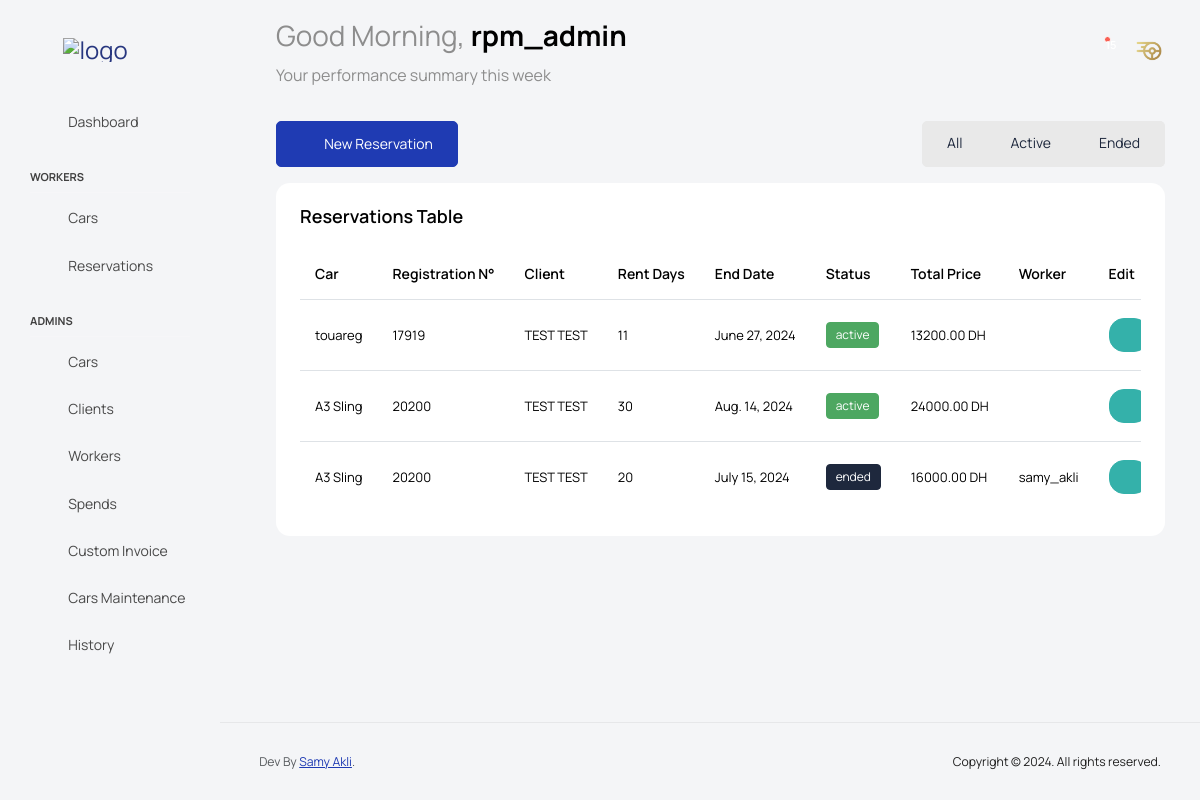
Screenshot of /reservations (signed in) with the database file from the repository.
### car_rental/models.py (models this page shows, shortened)
class Worker(models.Model):
    genders = [
        ('male','Male'),
        ('female','Female'),
    ]
    user = models.OneToOneField(User, on_delete=models.CASCADE)
    avatar = models.ImageField(upload_to='worker-profile/', null=True, blank=True)
    first_name = models.CharField(max_length=50, null=True, blank=True)
    last_name = models.CharField(max_length=50, null=True, blank=True)
    CIN = models.CharField(max_length=50, null=True, blank=True)
    birth_date = models.DateField(null=True, blank=True)
    address = models.CharField(max_length=50, null=True, blank=True)
    driver_license_number = models.CharField(max_length=50, null=True, blank=True)
    phone_number = models.CharField(max_length=50, null=True, blank=True)
    gender = models.CharField(max_length=50, choices=genders, null=True, blank=True)
    email = models.EmailField(max_length=50, null=True, blank=True)
    availability = models.BooleanField(default=True)
    created_at = models.DateTimeField(auto_now_add=True, null=True, blank=True)
    def __str__(self):
        return self.user.username

class Reservation(models.Model):
    reservation_status = {
        ('active','Active'),
        ('ended','Ended'),
    }
    parking_locations = {
        ('parking_a','Parking A'),
        ('parking_b','Parking B'),
    }
    guarantee_choices = {
        ('money','Money'),
        ('passport','Passport'),
    }
    car = models.ForeignKey(Car, on_delete=models.CASCADE)
    client = models.ForeignKey(Client, on_delete=models.CASCADE)
    start_date = models.DateField()
    end_date = models.DateField()
    livraison_location = models.CharField(max_length=50)
    livraison_time = models.TimeField(auto_now=False, auto_now_add=False)
    guarantee = models.CharField(max_length=50, choices=guarantee_choices, null=True, blank=True)
    money_guarantee = models.IntegerField(null=True, blank=True)
    start_mileage = models.IntegerField(null=True, blank=True)
    parking = models.CharField(max_length=50, choices=parking_locations, null=True, blank=True)
    availability = models.BooleanField(default=True)
    status = models.CharField(max_length=10, choices=reservation_status, default='active', null=True, blank=True)
    car_status = models.CharField(max_length=50, choices=Car.car_status, null=True, blank=True, default='rented')
    worker = models.ForeignKey(Worker, on_delete=models.PROTECT, null=True, blank=True)
    recuperation_time = models.TimeField(auto_now=False, auto_now_add=False, null=True, blank=True)
    recuperation_location = models.CharField(max_length=50, null=True, blank=True)
    end_mileage = models.IntegerField(null=True, blank=True)
    report = models.CharField(max_length=50, null=True, blank=True)
    created_at = models.DateTimeField(auto_now_add=True, null=True, blank=True)
    def total_days(self):
        if self.start_date and self.end_date:
            return (self.end_date - self.start_date).days
        return 0
    def total_amount(self):
        return self.total_days() * self.car.price_day if self.start_date and self.end_date else Decimal('0.00')

class Car(models.Model):
    car_status = [
        ('available','Available'),
        ('broke','Broke'),
        ('unavailable','Unavailable'),
        ('rented','Rented'),
    ]
    type = models.ForeignKey(Category, on_delete=models.PROTECT, null=True, blank=True)
    model = models.CharField(max_length=50)
    model_year = models.IntegerField(null=True, blank=True)
    matricule = models.CharField(max_length=50, null=False, blank=False)
    car_picture = models.ImageField(upload_to='car-pictures/', null=True, blank=True)
    price_day = models.DecimalField(max_digits=10, decimal_places=2, null=False, blank=False)
    availability = models.BooleanField(default=True)
    status = models.CharField(max_length=50, choices=car_status, default='available', null=True, blank=True)
    problems = models.CharField(max_length=500, null=True, blank=True)
    problems_picture = models.ImageField(upload_to='car-pictures/', null=True, blank=True)
    color = models.CharField(max_length=10, null=True, blank=True)
    car_power = models.IntegerField(null=True, blank=True)
    created_at = models.DateTimeField(auto_now_add=True, null=True, blank=True)
    def __str__(self):
        return f'{self.model} ({self.matricule})'

class Client(models.Model):
    genders = [
        ('male','Male'),
        ('female','Female'),
    ]
    client_picture = models.ImageField(upload_to='client-profile/', null=True, blank=True)
    first_name = models.CharField(max_length=50)
    last_name = models.CharField(max_length=50)
    CIN = models.CharField(max_length=50)
    birth_date = models.DateField()
    driver_license_number = models.CharField(max_length=50)
    gender = models.CharField(max_length=50, choices=genders)
    phone_number = models.CharField(max_length=50)
    email = models.EmailField(max_length=50, null=True, blank=True)
    address = models.CharField(max_length=50)
    passport_number = models.CharField(max_length=50, null=True, blank=True)
    passport_delivery = models.DateField(null=True, blank=True)
    availability = models.BooleanField(default=True)
    created_at = models.DateTimeField(auto_now_add=True, null=True, blank=True)
    def __str__(self):
        return f'{self.first_name} {self.last_name}'

### car_rental/views.py (the view, shortened to what this page needs)
# urls.py: path('reservations', views.reservations, name='reservations'),
@login_required
def reservations(request):
    reservations_queryset = Reservation.objects.all().order_by('-created_at')
    status = request.GET.get('status')
    if status == 'active':
        reservations_queryset = reservations_queryset.filter(status='active')
    elif status == 'ended':
        reservations_queryset = reservations_queryset.filter(status='ended')
    notifications = Notification.objects.filter(recipient=request.user).order_by('-created_at')
    unread_notifications = notifications.filter(is_read=False)
    context = {
        'reservations': reservations_queryset,
        'cars': Car.objects.all(),
        'category': Category.objects.all(),
        'clients': Client.objects.all(),
        'form': ReservationForm(),
        'workers': Worker.objects.all(),
        'notifications': notifications,
        'unread_notifications': unread_notifications,
    }
    return render(request, 'pages/reservations.html', context)

### templates/pages/reservations.html (shortened to what this page needs)
{% extends 'base.html' %}
{% block content %}
<div class="main-panel">
  <div class="content-wrapper">
    <div class="row">
      <div class="d-grid gap-2 d-md-flex justify-content-between mb-2">
        <button type="button" class="btn btn-primary btn-icon-text mb-2" data-bs-toggle="modal" data-bs-target="#exampleModal" data-bs-whatever="@mdo">
          <i class="ti-plus btn-icon-prepend"></i> New Reservation
        </button>
        <div class="btn-group mb-2" role="group" aria-label="Basic example">
          <a href="{% url 'reservations' %}" class="btn btn-light">All</a>
          <a href="?status=active" class="btn btn-light">Active</a>
          <a href="?status=ended" class="btn btn-light">Ended</a>
        </div>
      </div>
        <div class="col-lg-12 grid-margin stretch-card">
          <div class="card">
            <div class="card-body">
              <h4 class="card-title">Reservations Table</h4>
              <div class="table-responsive">
                <table class="table table-hover">
                  <thead>
                    <tr>
                      <th> Car </th>
                      <th> Registration N° </th>
                      <th> Client </th>
                      <th> Rent Days </th>
                      <th> End Date </th>
                      <th> Status </th>
                      <th> Total Price </th>
                      <th> Worker </th>
                      <th> Edit </th>
                    </tr>
                  </thead>
                  <tbody>
                    {% for reservation in reservations %}
                    <tr>
                      <td> {{reservation.car.model}} </td>
                      <td> {{reservation.car.matricule}} </td>
                      <td> {{reservation.client}} </td>
                      <td> {{reservation.total_days}} </td>
                      <td> {{reservation.end_date}} </td>
                      <td>
                        {% if reservation.status == 'active' %}
                        <label class="badge badge-success">{{reservation.status}}</label>
                        {% else %}
                        <label class="badge badge-dark">{{reservation.status}}</label>
                        {% endif %}
                      </td>
                      <td> {{reservation.total_amount}} DH </td>
                      {% if reservation.worker %}
                      <td> {{reservation.worker}}</td>
                      {% else %}
                      <td></td>
                      {% endif %}
                      <td>
                        <a href="{% url "reservation_edit" reservation.id %}">
                          <button type="button" class="btn btn-success btn-rounded btn-icon btn-sm">
                            <i class="ti-pencil"></i>
                          </button>
                        </a>
                      </td>
                    </tr>
                    {% endfor %}
                  </tbody>
                </table>
              </div>
            </div>
          </div>
        </div>
    </div>
</div>
{% endblock %}

### templates/parts/navbar.html (shortened to what this page needs)
{% load static %}
<div class="container-scroller">
    <nav class="navbar default-layout col-lg-12 col-12 p-0 fixed-top d-flex align-items-top flex-row">
      <div class="text-center navbar-brand-wrapper d-flex align-items-center justify-content-start">
        <div class="me-3">
          <button class="navbar-toggler navbar-toggler align-self-center" type="button" data-bs-toggle="minimize">
            <span class="icon-menu"></span>
          </button>
        </div>
        <div>
          <a class="navbar-brand brand-logo" href="{% url 'stats' %}">
            <img src="{% static 'images/logog.png' %}" alt="logo"/>
          </a>
        </div>
      </div>
      <div class="navbar-menu-wrapper d-flex align-items-top">
        {% if user.is_authenticated %}
        <ul class="navbar-nav">
          <li class="nav-item fw-semibold d-none d-lg-block ms-0">
            <h1 class="welcome-text">Good Morning, <span class="text-black fw-bold">{{ user.username }}</span></h1>
            <h3 class="welcome-sub-text">Your performance summary this week </h3>
          </li>
        </ul>
        <ul class="navbar-nav ms-auto">
          <li class="nav-item">
            <form class="search-form" method="GET" action="{% url 'search' %}">
                <i class="icon-search"></i>
                <input type="search" class="form-control" name="q" placeholder="Search Here" title="Search here">
            </form>
          </li>
          <li class="nav-item dropdown">
            <a class="nav-link count-indicator" id="notificationDropdown" href="#" data-bs-toggle="dropdown">
                <i class="icon-bell"></i>
                {% if unread_notifications.count %}
                <span class="count">
                    {{ unread_notifications.count }}
                </span>
                {% endif %}
            </a>
        </li>
        <li class="nav-item dropdown user-dropdown">
          <a class="nav-link" id="UserDropdown" href="#" data-bs-toggle="dropdown" aria-expanded="false">
            {% if user.worker.avatar %}
            <img class="img-xs rounded-circle" src="{{ user.worker.avatar.url }}" alt="Profile image">
            {% else %}
            <img class="img-xs rounded-circle" src="{% static 'images/faces/face28.png' %}" alt="Profile image">
            {% endif %}
          </a>
          {% endif %}
        </li>
      </div>
    </nav>

### rows the page displays
Reservation: car.model "touareg", car.matricule "17919", client "TEST TEST", total_days "11", end_date "June 27, 2024", status "active", total_amount "13200.00"
Reservation: car.model "A3 Sling", car.matricule "20200", client "TEST TEST", total_days "30", end_date "Aug. 14, 2024", status "active", total_amount "24000.00"
Reservation: car.model "A3 Sling", car.matricule "20200", client "TEST TEST", total_days "20", end_date "July 15, 2024", status "ended", total_amount "16000.00", worker "samy_akli"

### other values shown
{{ user.username }} "rpm_admin"
{{ unread_notifications.count }} "15"
